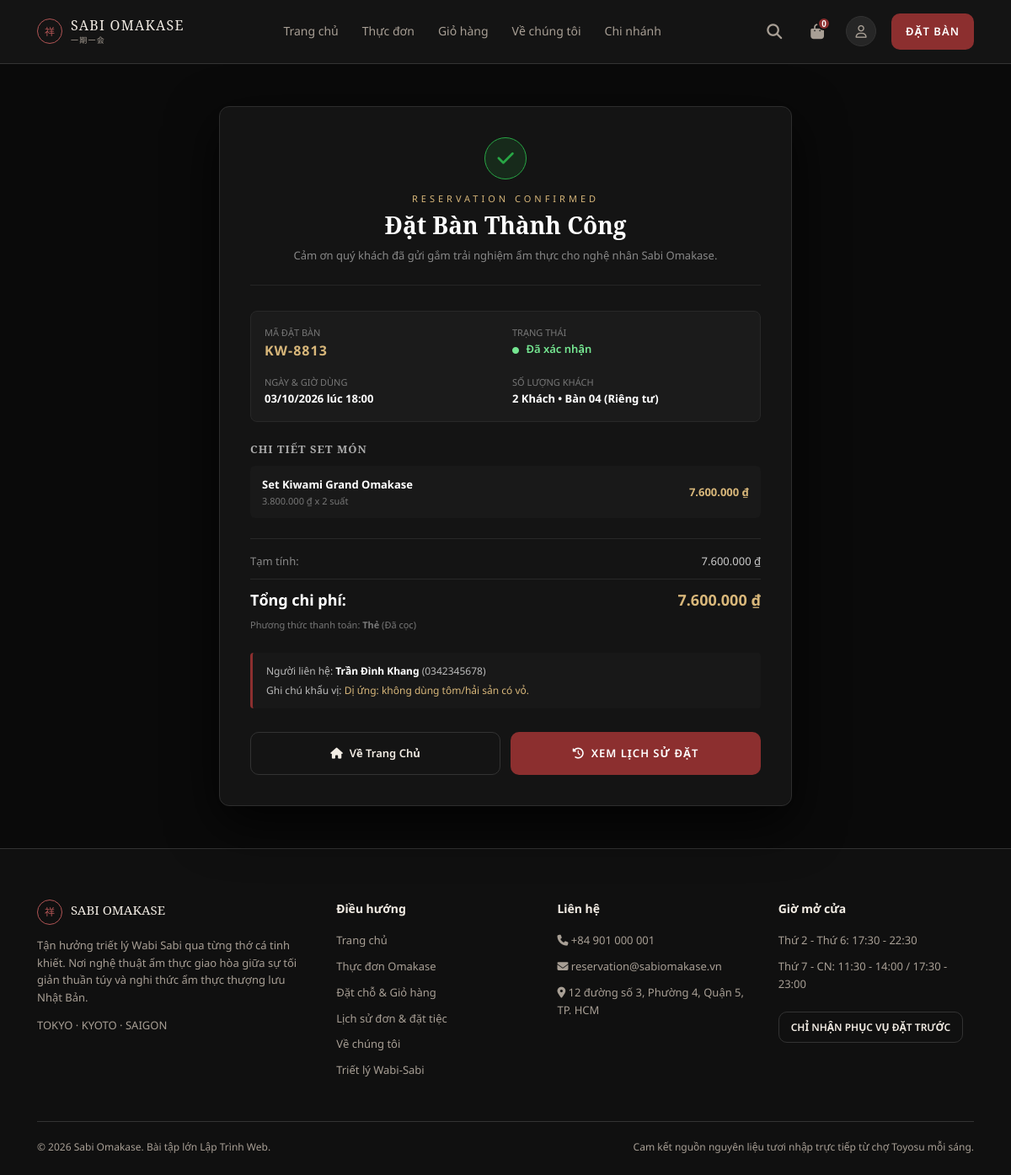
The app's page /php/order_success.php?ma_don=KW-8813 with its own data.
### tables this page shows
CREATE TABLE `don_dat_ban` (
  `id` int(11) NOT NULL AUTO_INCREMENT,
  `ma_don` varchar(20) NOT NULL,
  `khach_hang_id` int(11) DEFAULT NULL,
  `ban_id` int(11) DEFAULT NULL,
  `nhan_vien_tao_id` int(11) DEFAULT NULL,
  `ten_lien_he` varchar(100) NOT NULL,
  `sdt_lien_he` varchar(15) NOT NULL,
  `email_lien_he` varchar(120) DEFAULT NULL,
  `ngay_dung` date NOT NULL,
  `gio_dung` time NOT NULL,
  `so_khach` tinyint(3) unsigned NOT NULL CHECK (`so_khach` between 1 and 12),
  `tam_tinh` decimal(14,0) NOT NULL DEFAULT 0,
  `giam_gia` decimal(14,0) NOT NULL DEFAULT 0,
  `tong_tien` decimal(14,0) NOT NULL DEFAULT 0,
  `tien_coc` decimal(14,0) NOT NULL DEFAULT 0,
  `phuong_thuc_tt` enum('Thẻ','Chuyển khoản','Tiền mặt','Ví điện tử') NOT NULL DEFAULT 'Thẻ',
  `trang_thai_thanh_toan` enum('Chưa thanh toán','Đã cọc','Đã thanh toán','Đã hoàn cọc','Miễn cọc') NOT NULL DEFAULT 'Chưa thanh toán',
  `trang_thai` enum('Chờ xác nhận','Đã xác nhận','Hoàn tất','Đã hủy') NOT NULL DEFAULT 'Chờ xác nhận',
  `ghi_chu` text DEFAULT NULL,
  `ngay_tao` datetime NOT NULL DEFAULT current_timestamp(),
  `ngay_cap_nhat` datetime NOT NULL DEFAULT current_timestamp() ON UPDATE current_timestamp(),
  PRIMARY KEY (`id`),
  UNIQUE KEY `ma_don` (`ma_don`),
  KEY `idx_don_ngay` (`ngay_dung`,`gio_dung`),
  KEY `idx_don_tt` (`trang_thai`),
  KEY `khach_hang_id` (`khach_hang_id`),
  KEY `ban_id` (`ban_id`),
  KEY `nhan_vien_tao_id` (`nhan_vien_tao_id`),
  CONSTRAINT `don_dat_ban_ibfk_1` FOREIGN KEY (`khach_hang_id`) REFERENCES `khach_hang` (`id`) ON DELETE SET NULL ON UPDATE CASCADE,
  CONSTRAINT `don_dat_ban_ibfk_2` FOREIGN KEY (`ban_id`) REFERENCES `ban` (`id`) ON DELETE SET NULL ON UPDATE CASCADE,
  CONSTRAINT `don_dat_ban_ibfk_3` FOREIGN KEY (`nhan_vien_tao_id`) REFERENCES `nhan_vien` (`id`) ON DELETE SET NULL ON UPDATE CASCADE
);

CREATE TABLE `ban` (
  `id` int(11) NOT NULL AUTO_INCREMENT,
  `ma_ban` varchar(10) NOT NULL,
  `ten_ban` varchar(50) NOT NULL,
  `khu_vuc` enum('Quầy bar chính','Phòng riêng','Bàn ngoài trời','Lounge','VIP') NOT NULL,
  `suc_chua` tinyint(3) unsigned NOT NULL,
  `trang_thai` enum('Trống','Đang dùng','Bảo trì') NOT NULL DEFAULT 'Trống',
  PRIMARY KEY (`id`),
  UNIQUE KEY `ma_ban` (`ma_ban`)
);

CREATE TABLE `chi_tiet_don` (
  `id` int(11) NOT NULL AUTO_INCREMENT,
  `don_id` int(11) NOT NULL,
  `set_id` int(11) NOT NULL,
  `so_luong` tinyint(3) unsigned NOT NULL DEFAULT 1,
  `don_gia` decimal(12,0) NOT NULL,
  `thanh_tien` decimal(14,0) GENERATED ALWAYS AS (`so_luong` * `don_gia`) STORED,
  PRIMARY KEY (`id`),
  UNIQUE KEY `uq_ctd` (`don_id`,`set_id`),
  KEY `set_id` (`set_id`),
  CONSTRAINT `chi_tiet_don_ibfk_1` FOREIGN KEY (`don_id`) REFERENCES `don_dat_ban` (`id`) ON DELETE CASCADE ON UPDATE CASCADE,
  CONSTRAINT `chi_tiet_don_ibfk_2` FOREIGN KEY (`set_id`) REFERENCES `set_omakase` (`id`) ON UPDATE CASCADE
);

CREATE TABLE `set_omakase` (
  `id` int(11) NOT NULL AUTO_INCREMENT,
  `ma_set` varchar(20) NOT NULL,
  `ten_set` varchar(150) NOT NULL,
  `ten_tieng_nhat` varchar(100) DEFAULT NULL,
  `loai_set_id` int(11) NOT NULL,
  `bep_truong_id` int(11) DEFAULT NULL,
  `so_mon` tinyint(3) unsigned NOT NULL,
  `thoi_luong_phut` smallint(5) unsigned NOT NULL,
  `gia` decimal(12,0) NOT NULL CHECK (`gia` > 0),
  `nhan` varchar(50) DEFAULT NULL,
  `mo_ta_ngan` varchar(255) DEFAULT NULL,
  `mo_ta_chi_tiet` text DEFAULT NULL,
  `hinh_anh` varchar(255) DEFAULT NULL,
  `noi_bat` tinyint(1) NOT NULL DEFAULT 0,
  `trang_thai` enum('Đang bán','Tạm ngừng','Ngừng bán') NOT NULL DEFAULT 'Đang bán',
  `ngay_tao` datetime NOT NULL DEFAULT current_timestamp(),
  `ngay_cap_nhat` datetime NOT NULL DEFAULT current_timestamp() ON UPDATE current_timestamp(),
  PRIMARY KEY (`id`),
  UNIQUE KEY `ma_set` (`ma_set`),
  KEY `idx_set_gia` (`gia`),
  KEY `loai_set_id` (`loai_set_id`),
  KEY `bep_truong_id` (`bep_truong_id`),
  CONSTRAINT `set_omakase_ibfk_1` FOREIGN KEY (`loai_set_id`) REFERENCES `loai_set` (`id`) ON UPDATE CASCADE,
  CONSTRAINT `set_omakase_ibfk_2` FOREIGN KEY (`bep_truong_id`) REFERENCES `nhan_vien` (`id`) ON DELETE SET NULL ON UPDATE CASCADE
);

### php/config/db.php (called while the page is built, shortened)
<?php
function format_vnd($amount) {
    return number_format((float)$amount, 0, ',', '.') . ' ₫';
}
function current_user() {
    return $_SESSION['user'] ?? null;
}
function cart_total_items() {
    if (empty($_SESSION['cart'])) return 0;
    $count = 0;
    return $count;
}

### php/order_success.php (the view, shortened to what this page needs)
<?php
require_once __DIR__ . '/config/db.php';
$ma_don = $_GET['ma_don'] ?? '';
$stmt = $pdo->prepare("
    SELECT d.*, b.ten_ban, b.khu_vuc
    FROM don_dat_ban d
    LEFT JOIN ban b ON d.ban_id = b.id
    WHERE d.ma_don = ?
");
$stmt->execute([$ma_don]);
$order = $stmt->fetch();
$stmt_items = $pdo->prepare("
    SELECT ct.*, s.ten_set, s.ten_tieng_nhat, s.hinh_anh
    FROM chi_tiet_don ct
    JOIN set_omakase s ON ct.set_id = s.id
    WHERE ct.don_id = ?
");
$stmt_items->execute([$order['id']]);
$items = $stmt_items->fetchAll();
require_once __DIR__ . '/includes/header.php';
?>
<div style="background:#0a0a0a;min-height:85vh;padding:50px 20px;display:flex;justify-content:center;align-items:center;">
    <div style="max-width:680px;width:100%;background:#141414;border:1px solid #2e2e2e;border-radius:12px;padding:36px;box-shadow:0 20px 60px rgba(0,0,0,0.8);position:relative;">
        <div style="text-align:center;margin-bottom:30px;border-bottom:1px solid #252525;padding-bottom:24px;">
            <div style="width:50px;height:50px;background:rgba(40,167,69,0.15);border:1px solid #28a745;color:#28a745;border-radius:50%;display:inline-flex;align-items:center;justify-content:center;font-size:22px;margin-bottom:14px;">
                <i class="fa-solid fa-check"></i>
            </div>
            <span style="display:block;font-size:11px;color:#d8b77a;letter-spacing:4px;text-transform:uppercase;">RESERVATION CONFIRMED</span>
            <h1 style="font-family:var(--font-headline);font-size:28px;color:#fff;margin:6px 0 8px;">Đặt Bàn Thành Công</h1>
            <p style="color:#888;font-size:13px;">Cảm ơn quý khách đã gửi gắm trải nghiệm ẩm thực cho nghệ nhân Sabi Omakase.</p>
        </div>
        <div style="display:grid;grid-template-columns:1fr 1fr;gap:16px;background:#1b1b1b;border:1px solid #282828;padding:16px;border-radius:8px;margin-bottom:24px;font-size:13px;">
            <div>
                <span style="color:#777;font-size:11px;text-transform:uppercase;display:block;">MÃ ĐẶT BÀN</span>
                <strong style="color:#d8b77a;font-size:16px;letter-spacing:1px;"><?= htmlspecialchars($order['ma_don']) ?></strong>
            </div>
            <div>
                <span style="color:#777;font-size:11px;text-transform:uppercase;display:block;">TRẠNG THÁI</span>
                <span style="color:#75e691;font-weight:600;"><i class="fa-solid fa-circle" style="font-size:8px;margin-right:5px;"></i> <?= htmlspecialchars($order['trang_thai']) ?></span>
            </div>
            <div>
                <span style="color:#777;font-size:11px;text-transform:uppercase;display:block;">NGÀY & GIỜ DÙNG</span>
                <strong style="color:#fff;"><?= date('d/m/Y', strtotime($order['ngay_dung'])) ?> lúc <?= date('H:i', strtotime($order['gio_dung'])) ?></strong>
            </div>
            <div>
                <span style="color:#777;font-size:11px;text-transform:uppercase;display:block;">SỐ LƯỢNG KHÁCH</span>
                <strong style="color:#fff;"><?= $order['so_khach'] ?> Khách <?= !empty($order['ten_ban']) ? ' • ' . htmlspecialchars($order['ten_ban']) : '' ?></strong>
            </div>
        </div>
        <div style="margin-bottom:24px;">
            <h3 style="font-size:13px;color:#aaa;letter-spacing:1px;text-transform:uppercase;margin-bottom:12px;">CHI TIẾT SET MÓN</h3>
            <div style="display:flex;flex-direction:column;gap:10px;">
                <?php foreach ($items as $it): ?>
                    <div style="display:flex;justify-content:space-between;align-items:center;background:#191919;padding:12px 14px;border-radius:6px;font-size:13px;">
                        <div>
                            <strong style="color:#fff;"><?= htmlspecialchars($it['ten_set']) ?></strong>
                            <div style="color:#777;font-size:11px;"><?= format_vnd($it['don_gia']) ?> x <?= $it['so_luong'] ?> suất</div>
                        </div>
                        <div style="color:#d8b77a;font-weight:700;">
                            <?= format_vnd($it['thanh_tien'] ?? ($it['don_gia'] * $it['so_luong'])) ?>
                        </div>
                    </div>
                <?php endforeach; ?>
            </div>
        </div>
        <div style="border-top:1px solid #282828;padding-top:16px;margin-bottom:24px;font-size:13px;">
            <div style="display:flex;justify-content:space-between;color:#888;margin-bottom:6px;">
                <span>Tạm tính:</span>
                <span style="color:#ccc;"><?= format_vnd($order['tam_tinh']) ?></span>
            </div>
            <div style="display:flex;justify-content:space-between;color:#fff;font-size:18px;font-weight:700;margin-top:10px;padding-top:10px;border-top:1px solid #282828;">
                <span>Tổng chi phí:</span>
                <span style="color:#d8b77a;"><?= format_vnd($order['tong_tien']) ?></span>
            </div>
            <div style="color:#777;font-size:11px;margin-top:6px;">
                Phương thức thanh toán: <strong><?= htmlspecialchars($order['phuong_thuc_tt']) ?></strong> (<?= htmlspecialchars($order['trang_thai_thanh_toan']) ?>)
            </div>
        </div>
        <div style="background:#181818;border-left:3px solid #8c2f2f;padding:12px 16px;border-radius:4px;margin-bottom:28px;font-size:12px;color:#bbb;">
            <div>Người liên hệ: <strong style="color:#fff;"><?= htmlspecialchars($order['ten_lien_he']) ?></strong> (<?= htmlspecialchars($order['sdt_lien_he']) ?>)</div>
            <?php if (!empty($order['ghi_chu'])): ?>
                <div style="margin-top:4px;">Ghi chú khẩu vị: <span style="color:#d8b77a;"><?= htmlspecialchars($order['ghi_chu']) ?></span></div>
            <?php endif; ?>
        </div>
        <div style="display:flex;gap:12px;">
            <a href="index.php" class="btn btn-outline" style="flex:1;text-align:center;padding:14px;text-decoration:none;">
                <i class="fa-solid fa-house"></i> Về Trang Chủ
            </a>
            <a href="history.php" class="btn btn-primary" style="flex:1;text-align:center;padding:14px;text-decoration:none;">
                <i class="fa-solid fa-clock-rotate-left"></i> Xem Lịch Sử Đặt
            </a>
        </div>
    </div>
</div>
<?php require_once __DIR__ . '/includes/footer.php'; ?>

### php/includes/header.php (shortened to what this page needs)
<?php
require_once __DIR__ . '/../config/db.php';
$current_page = basename($_SERVER['PHP_SELF']);
$cart_count = cart_total_items();
$user = current_user();
?>
<!DOCTYPE html>
<html lang="vi">
<head>
  <link rel="stylesheet" href="https://cdnjs.cloudflare.com/ajax/libs/font-awesome/6.4.0/css/all.min.css">
  <link rel="stylesheet" href="css/style.css" />
</head>
<body>
  <header class="site-header">
    <div class="container">
      <a href="index.php" class="brand">
        <span class="brand-mark">祥</span>
        <span class="brand-text">SABI OMAKASE <small>一期一会</small></span>
      </a>
      <nav class="main-nav">
        <a href="index.php" class="<?= in_array($current_page, ['index.php', '']) ? 'active' : '' ?>">Trang chủ</a>
        <a href="menu.php" class="<?= in_array($current_page, ['menu.php', 'detail.php']) ? 'active' : '' ?>">Thực đơn</a>
        <a href="cart.php" class="<?= $current_page === 'cart.php' ? 'active' : '' ?>">Giỏ hàng</a>
        <a href="index.php#triet-ly">Về chúng tôi</a>
        <a href="index.php#chi-nhanh">Chi nhánh</a>
      </nav>
      <div class="header-actions">
        <a href="menu.php" class="icon-btn" title="Tìm kiếm món"><i class="fa-solid fa-magnifying-glass"></i></a>
        <button class="icon-btn" title="Giỏ hàng & Đặt bàn" onclick="location.href='cart.php'">
          <i class="fa-solid fa-bag-shopping"></i>
          <span class="badge" id="headerCartBadge"><?= $cart_count ?></span>
        </button>
        <?php if ($user): ?>
          <div class="user-dropdown">
            <button class="user-btn">
              <i class="fa-solid fa-user-check" style="color: #d8b77a;"></i>
              <span><?= htmlspecialchars(explode(' ', trim($user['ho_ten']))[count(explode(' ', trim($user['ho_ten'])))-1]) ?></span>
              <i class="fa-solid fa-chevron-down" style="font-size: 10px; opacity: 0.7;"></i>
            </button>
            <div class="user-dropdown-menu">
              <div class="user-dropdown-header">
                <div class="name"><?= htmlspecialchars($user['ho_ten']) ?></div>
                <div class="membership"><i class="fa-solid fa-crown"></i> <?= htmlspecialchars($user['hang_thanh_vien'] ?? 'Thành viên') ?> (<?= $user['diem_tich_luy'] ?? 0 ?> điểm)</div>
              </div>
              <a href="history.php" class="user-dropdown-item"><i class="fa-solid fa-receipt"></i> Lịch sử đơn & đặt bàn</a>
              <a href="cart.php" class="user-dropdown-item"><i class="fa-solid fa-cart-shopping"></i> Giỏ hàng (<?= $cart_count ?>)</a>
              <a href="logout.php" class="user-dropdown-item logout"><i class="fa-solid fa-arrow-right-from-bracket"></i> Đăng xuất</a>
            </div>
          </div>
        <?php else: ?>
          <a href="login.php" class="avatar-btn" title="Đăng nhập"><i class="fa-regular fa-user"></i></a>
        <?php endif; ?>
        <a href="cart.php?view=booking" class="btn btn-primary">ĐẶT BÀN</a>
      </div>
    </div>
  </header>

### php/includes/footer.php (shortened to what this page needs)
  <footer class="site-footer">
    <div class="container">
      <div class="footer-grid">
        <div>
          <div class="footer-brand">
            <span class="brand-mark">祥</span>
            <span class="footer-brand-name">SABI OMAKASE</span>
          </div>
          <p class="footer-about">Tận hưởng triết lý Wabi Sabi qua từng thớ cá tinh khiết. Nơi nghệ thuật ẩm thực giao
            hòa giữa sự tối giản thuần túy và nghi thức ẩm thực thượng lưu Nhật Bản.</p>
          <p class="footer-about">TOKYO &middot; KYOTO &middot; SAIGON</p>
        </div>
        <div>
          <h4>Điều hướng</h4>
          <ul>
            <li><a href="index.php">Trang chủ</a></li>
            <li><a href="menu.php">Thực đơn Omakase</a></li>
            <li><a href="cart.php">Đặt chỗ &amp; Giỏ hàng</a></li>
            <li><a href="history.php">Lịch sử đơn &amp; đặt tiệc</a></li>
            <li><a href="index.php#triet-ly">Về chúng tôi</a></li>
            <li><a href="index.php#triet-ly">Triết lý Wabi-Sabi</a></li>
          </ul>
        </div>
        <div>
          <h4>Liên hệ</h4>
          <ul>
            <li><i class="fa-solid fa-phone"></i> +84 901 000 001</li>
            <li><i class="fa-solid fa-envelope"></i> reservation@sabiomakase.vn</li>
            <li><i class="fa-solid fa-location-dot"></i> 12 đường số 3, Phường 4, Quận 5, TP. HCM</li>
          </ul>
        </div>
        <div>
          <h4>Giờ mở cửa</h4>
          <ul>
            <li>Thứ 2 - Thứ 6: 17:30 - 22:30</li>
            <li>Thứ 7 - CN: 11:30 - 14:00 / 17:30 - 23:00</li>
          </ul>
          <a href="cart.php?view=booking" class="btn btn-outline"
            style="margin-top:12px;font-size:12px;padding:8px 14px;display:inline-block;">CHỈ NHẬN PHỤC VỤ ĐẶT TRƯỚC</a>
        </div>
      </div>
      <div class="footer-bottom">
        <span>&copy; 2026 Sabi Omakase. Bài tập lớn Lập Trình Web.</span>
        <span>Cam kết nguồn nguyên liệu tươi nhập trực tiếp từ chợ Toyosu mỗi sáng.</span>
      </div>
    </div>
  </footer>
</body>
</html>

### php/includes/header.php (style rules this page uses)
.badge { background: #b91e1e; color: #fff; font-size: 10px; font-weight: bold; border-radius: 10px; padding: 2px 6px; margin-left: 4px; }

### records on screen
don_dat_ban: ma_don "KW-8813", trang_thai "Đã xác nhận", ngay_dung "03/10/2026", gio_dung "18:00", so_khach "2", ban.ten_ban "Bàn 04 (Riêng tư)", tam_tinh "7.600.000 ₫", tong_tien "7.600.000 ₫", phuong_thuc_tt "Thẻ", trang_thai_thanh_toan "Đã cọc", ten_lien_he "Trần Đình Khang", sdt_lien_he "0342345678", ghi_chu "Dị ứng: không dùng tôm/hải sản có vỏ."
chi_tiet_don: set.ten_set "Set Kiwami Grand Omakase", don_gia "3.800.000 ₫", so_luong "2", thanh_tien "7.600.000 ₫"

### other values on screen
$cart_count "0"
